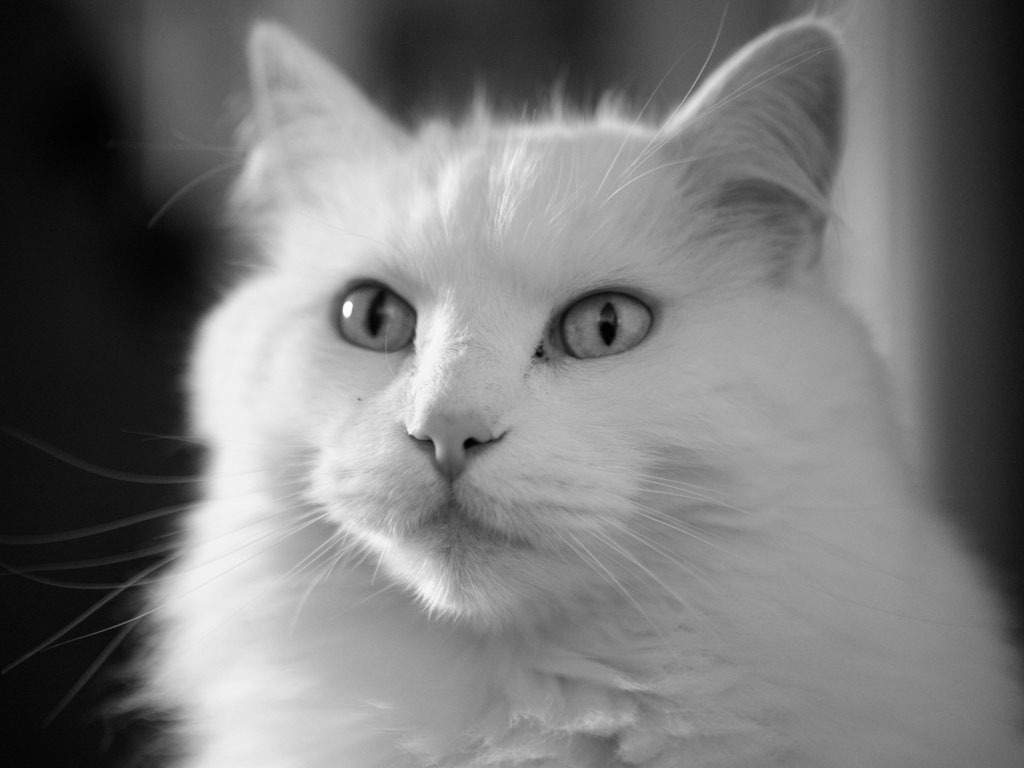
#> input picture cat.jpg, 1024 x 768 px, found by its file name
$ jupyter execute Lab_1.ipynb   (older library calls are emulated)
#> lines starting #> are read from the running program, lines starting #| are printed output that depends on the picture; after the words box and inside, x2 and y2 are one past the last pixel; in counts of white or black regions, pixels touching at a corner belong together
[cell 1]
#importer les llibrairies necessaires
import cv2
import numpy as np
import matplotlib.pyplot as plt

[cell 2]
image_path = "C:/Users/neire/Downloads/cat.jpg"
image = cv2.imread(image_path)
#> image is the input picture: shape (768, 1024, 3); min 0, max 255, mean 119.6

[cell 3]
# Paramètres du bruit
mean = 0  # Moyenne du bruit
sigma = 25  # Écart-type du bruit

# Générer un bruit gaussien
noise = np.random.normal(mean, sigma, image.shape).astype(np.uint8)

# Ajouter le bruit à l'image (avec saturation pour éviter les débordements)
noisy_image = cv2.add(image, noise)
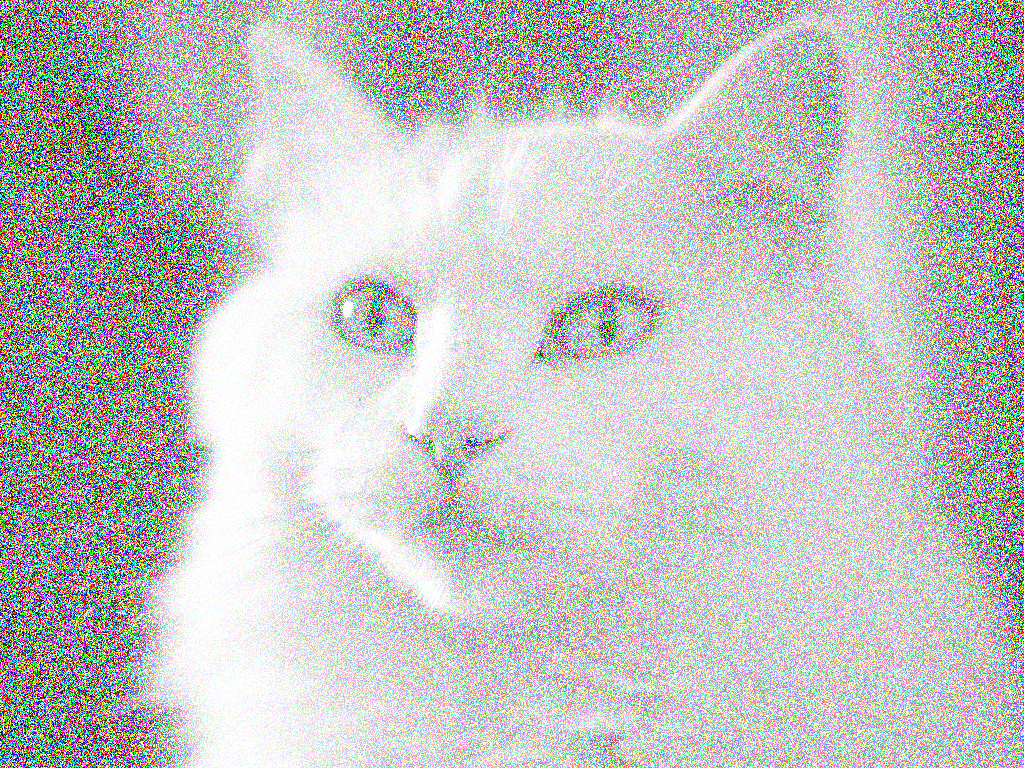
#> noisy_image: shape (768, 1024, 3); mean B, G, R 194, 194.1, 194.1

# Afficher l'image originale et bruitée
cv2.imshow("Original", image)
cv2.imshow("Noisy Image", noisy_image)

cv2.waitKey(0)
cv2.destroyAllWindows()

[cell 4]
#apply Frequency Domain Filters
domainFilter = cv2.edgePreservingFilter(image, flags=1, sigma_s=60, sigma_r=0.6)
cv2.imshow('Domain Filter',domainFilter)
cv2.waitKey(0)
cv2.destroyAllWindows()

[cell 5]
#apply Frequency Domain Filters
domainFilter = cv2.edgePreservingFilter(noisy_image, flags=1, sigma_s=60, sigma_r=0.6)
cv2.imshow('Domain Filter',domainFilter)
cv2.waitKey(0)
cv2.destroyAllWindows()

[cell 6]
#apply Gaussian Blur
gaussBlur = cv2.GaussianBlur(image,(5,5),cv2.BORDER_DEFAULT)
cv2.imshow("Gaussian Smoothing",gaussBlur)
cv2.waitKey(0)
cv2.destroyAllWindows()

[cell 7]
#apply Gaussian Blur
gaussBlur = cv2.GaussianBlur(image,(5,5),cv2.BORDER_DEFAULT)
cv2.imshow("Gaussian Smoothing",noisy_image)
cv2.waitKey(0)
cv2.destroyAllWindows()

[cell 8]
prob=0.02
noisy_img = np.copy(image)  # Copy the original image
total_pixels = image.size  # Total number of pixels
#> total_pixels = 2359296
# Number of salt & pepper pixels
num_salt = int(prob * total_pixels / 2)
#> num_salt = 23592
num_pepper = int(prob * total_pixels / 2)
#> num_pepper = 23592

# Add Salt (white pixels)
coords = [np.random.randint(0, i - 1, num_salt) for i in image.shape[:2]]
noisy_img[coords[0], coords[1]] = 255  # White pixels

# Add Pepper (black pixels)
coords = [np.random.randint(0, i - 1, num_pepper) for i in image.shape[:2]]
noisy_img[coords[0], coords[1]] = 0  # Black pixels

[cell 9]
# Display the image using Matplotlib
plt.imshow(noisy_img, cmap="gray")
plt.axis("off")
plt.show()

[cell 10]
# Apply Median Filter (kernel size must be odd)
filtered_image = cv2.medianBlur(noisy_img, 5)

# Show results
cv2.imshow("Noisy Image", noisy_img)
cv2.imshow("Filtered Image", filtered_image)

cv2.waitKey(0)
cv2.destroyAllWindows()

[cell 11]
# ---------- SOBEL ----------
sobel_ksize = 3  # 3 or 5 usually best
sobelx = cv2.Sobel(image, cv2.CV_64F, 1, 0, ksize=sobel_ksize)
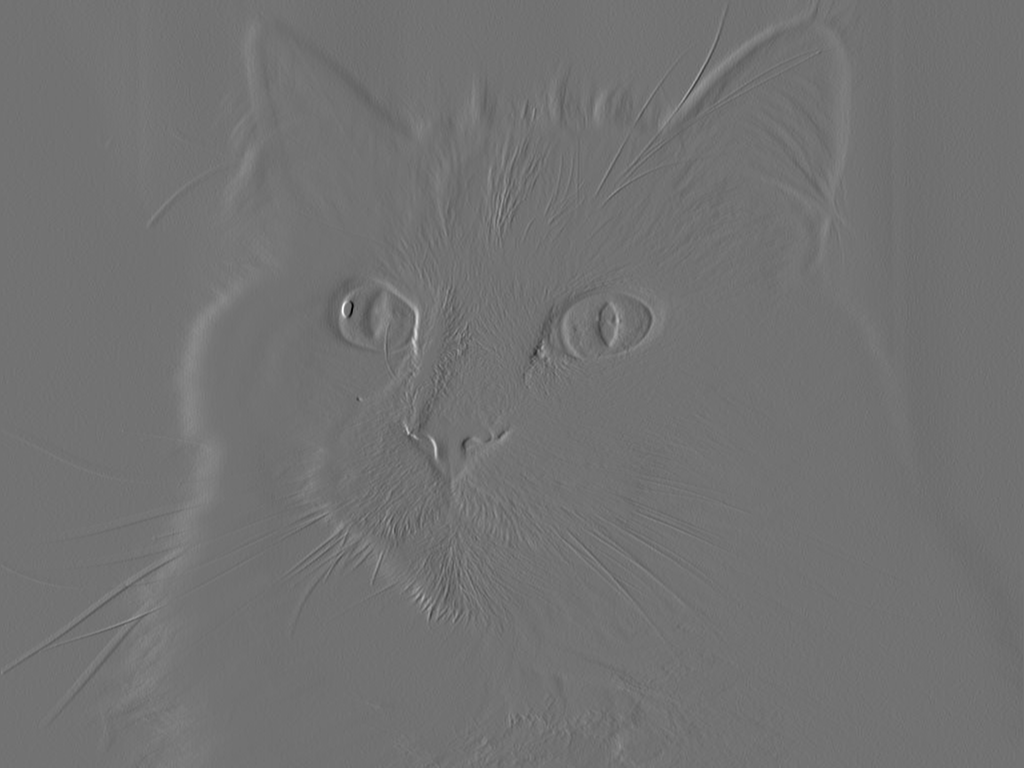
#> sobelx: shape (768, 1024, 3) float64; min -469, max 577, mean 0.1; drawn with min black and max white
sobely = cv2.Sobel(image, cv2.CV_64F, 0, 1, ksize=sobel_ksize)
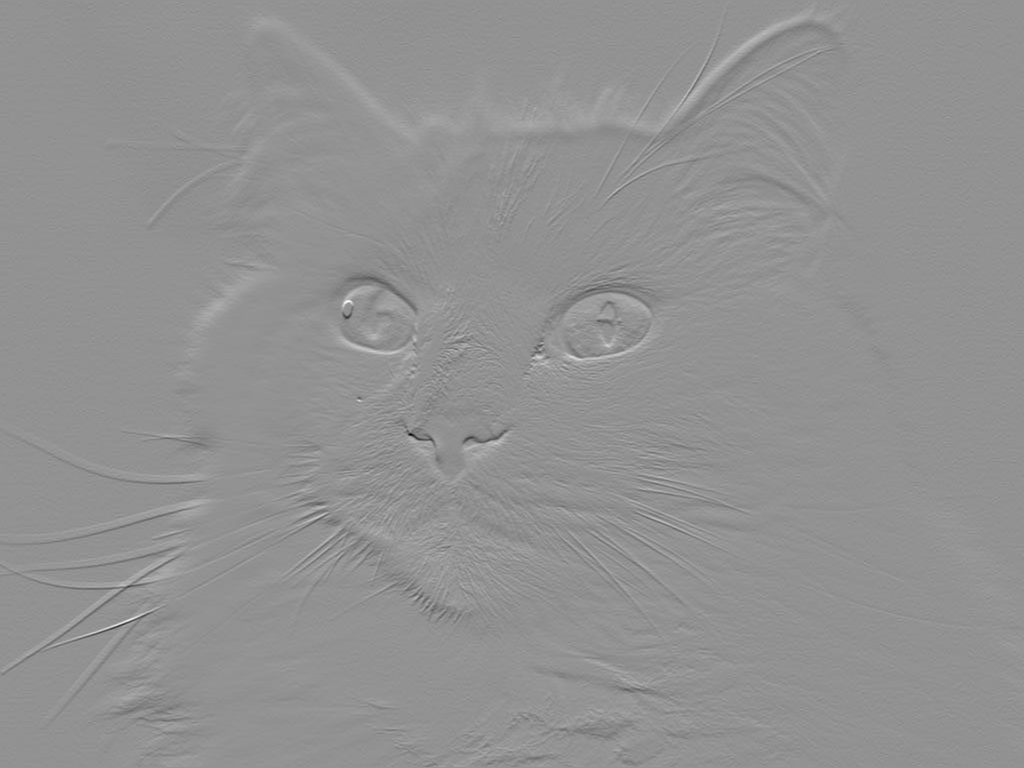
#> sobely: shape (768, 1024, 3) float64; min -485, max 362, mean 0.6; drawn with min black and max white
sobel = cv2.magnitude(sobelx, sobely)
sobel = cv2.convertScaleAbs(sobel)

# ---------- PREWITT ----------
# Prewitt doesn't have ksize option, so manually tune kernels
prewitt_kernel_x = np.array([[1, 0, -1], [1, 0, -1], [1, 0, -1]])
prewitt_kernel_y = np.array([[1, 1, 1], [0, 0, 0], [-1, -1, -1]])
prewittx = cv2.filter2D(image, -1, prewitt_kernel_x)
prewitty = cv2.filter2D(image, -1, prewitt_kernel_y)
prewitt = cv2.magnitude(prewittx.astype(np.float32), prewitty.astype(np.float32))
prewitt = cv2.convertScaleAbs(prewitt)

# ---------- ROBERTS ----------
roberts_kernel_x = np.array([[1, 0], [0, -1]], dtype=np.float32)
roberts_kernel_y = np.array([[0, 1], [-1, 0]], dtype=np.float32)
robertsx = cv2.filter2D(image, -1, roberts_kernel_x)
robertsy = cv2.filter2D(image, -1, roberts_kernel_y)
roberts = cv2.magnitude(robertsx.astype(np.float32), robertsy.astype(np.float32))
roberts = cv2.convertScaleAbs(roberts)

# ---------- FILLER (MORPHOLOGY) ----------
# Closing helps remove small holes in foreground
morph_kernel = np.ones((5, 5), np.uint8)
filler = cv2.morphologyEx(image, cv2.MORPH_CLOSE, morph_kernel)

# ---------- CANNY ----------
# Auto-calculated thresholds for better performance
def auto_canny(img, sigma=0.33):
#> called with sigma = 0.33
    med = np.median(img)
#> med = 133
    lower = int(max(0, (1.0 - sigma) * med))
#> lower = 89
    upper = int(min(255, (1.0 + sigma) * med))
#> upper = 176
    return cv2.Canny(img, 50, 150)
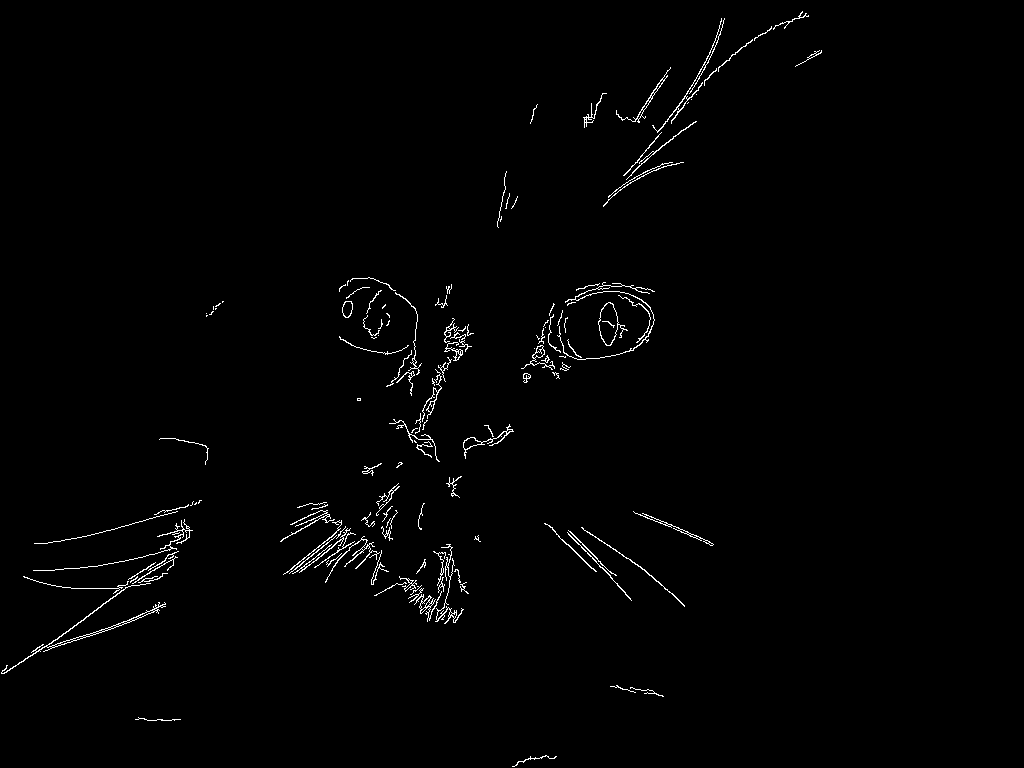
#> returned value: shape (768, 1024); 1.1% white in thin lines or dots, all inside (x1, y1, x2, y2) = (1, 11, 822, 767)

canny = auto_canny(image)


# ---------- DISPLAY ----------
titles = ['Original', 'Sobel', 'Prewitt (pre8)', 'Roberts', 'Filler', 'Canny']
images = [image, sobel, prewitt, roberts, filler, canny]

plt.figure(figsize=(18, 8))
for i in range(6):
    plt.subplot(2, 3, i+1)
    plt.imshow(images[i], cmap='gray')
    plt.title(titles[i])
    plt.axis('off')
plt.tight_layout()
plt.show()

[cell 12]
import cv2
import numpy as np
import matplotlib.pyplot as plt


# ---------- SOBEL ----------
sobel_ksize = 3
sobelx = cv2.Sobel(image, cv2.CV_64F, 1, 0, ksize=sobel_ksize)
sobely = cv2.Sobel(image, cv2.CV_64F, 0, 1, ksize=sobel_ksize)
sobel = cv2.magnitude(sobelx, sobely)
sobel = cv2.convertScaleAbs(sobel)

# Sobel Thresholding
_, sobel_global = cv2.threshold(sobel, 50, 150, cv2.THRESH_BINARY)
#> sobel_global: shape (768, 1024, 3); values 0 (black) and 150 (white), 5.2% white; 1526 white regions (1376 under 20 px), largest, box (x1, y1, x2, y2) and area: (34, 276, 257, 547) 5024, (326, 272, 421, 387) 3849, (1, 545, 188, 700) 3310
#_, sobel_otsu = cv2.threshold(sobel, 0, 255, cv2.THRESH_BINARY + cv2.THRESH_OTSU)

# ---------- PREWITT ----------
prewitt_kernel_x = np.array([[1, 0, -1], [1, 0, -1], [1, 0, -1]])
prewitt_kernel_y = np.array([[1, 1, 1], [0, 0, 0], [-1, -1, -1]])
prewittx = cv2.filter2D(image, -1, prewitt_kernel_x)
prewitty = cv2.filter2D(image, -1, prewitt_kernel_y)
prewitt = cv2.magnitude(prewittx.astype(np.float32), prewitty.astype(np.float32))
prewitt = cv2.convertScaleAbs(prewitt)

# Prewitt Thresholding
_, prewitt_global = cv2.threshold(prewitt, 50, 150, cv2.THRESH_BINARY)
#> prewitt_global: shape (768, 1024, 3); values 0 (black) and 150 (white), 1.2% white in thin lines or dots, all inside (x1, y1, x2, y2) = (3, 10, 822, 767)
#_, prewitt_otsu = cv2.threshold(prewitt, 0, 255, cv2.THRESH_BINARY + cv2.THRESH_OTSU)

# ---------- ROBERTS ----------
roberts_kernel_x = np.array([[1, 0], [0, -1]], dtype=np.float32)
roberts_kernel_y = np.array([[0, 1], [-1, 0]], dtype=np.float32)
robertsx = cv2.filter2D(image, -1, roberts_kernel_x)
robertsy = cv2.filter2D(image, -1, roberts_kernel_y)
roberts = cv2.magnitude(robertsx.astype(np.float32), robertsy.astype(np.float32))
roberts = cv2.convertScaleAbs(roberts)

# Roberts Thresholding
_, roberts_global = cv2.threshold(roberts, 50, 150, cv2.THRESH_BINARY)
#> roberts_global: shape (768, 1024, 3); values 0 (black) and 150 (white), 0.02% white in thin lines or dots, all inside (x1, y1, x2, y2) = (88, 71, 704, 637)
#_, roberts_otsu = cv2.threshold(roberts, 0, 255, cv2.THRESH_BINARY + cv2.THRESH_OTSU)

# ---------- FILLER (MORPHOLOGY) ----------
morph_kernel = np.ones((5, 5), np.uint8)
filler = cv2.morphologyEx(image, cv2.MORPH_CLOSE, morph_kernel)

# Filler Thresholding
_, filler_global = cv2.threshold(filler, 127, 255, cv2.THRESH_BINARY)
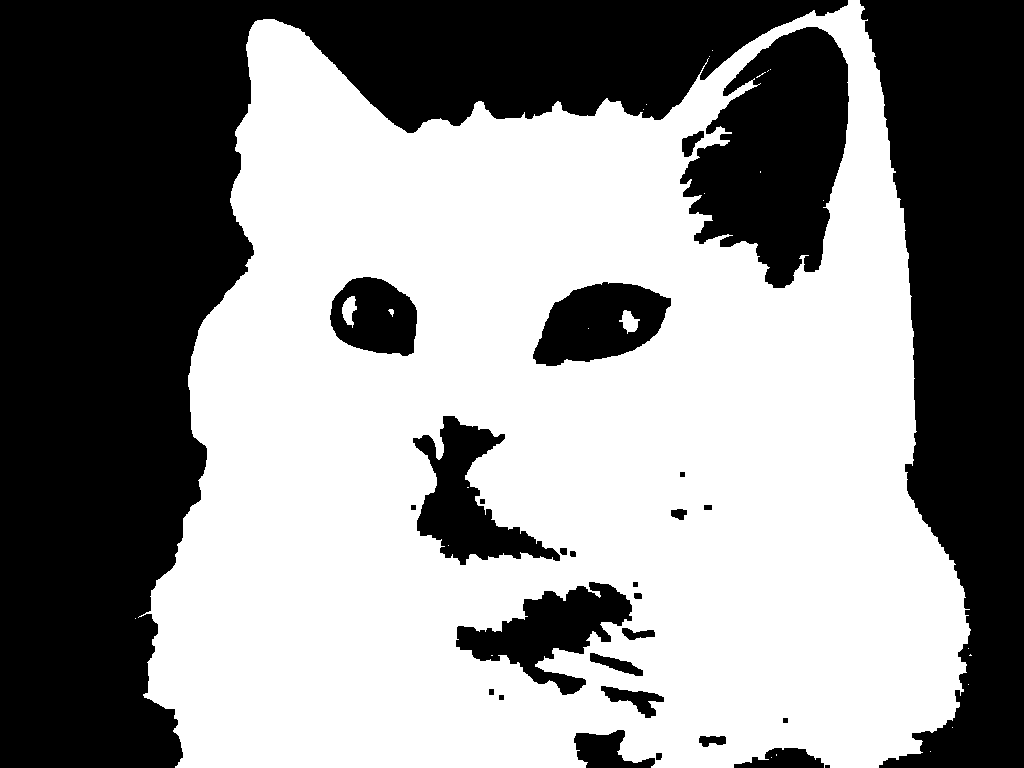
#> filler_global: shape (768, 1024, 3); 55.3% white; 28 black regions (1 under 20 px), largest, box (x1, y1, x2, y2) and area: (0, 0, 848, 768) 205184, (860, 0, 1024, 768) 83291, (680, 27, 849, 288) 27659
#_, filler_otsu = cv2.threshold(filler, 0, 255, cv2.THRESH_BINARY + cv2.THRESH_OTSU)

# ---------- CANNY ----------
def auto_canny(img, sigma=0.5):
#> called with sigma = 0.5
    med = np.median(img)
#> med = 133
    lower = int(max(0, (1.0 - sigma) * med))
#> lower = 66
    upper = int(min(255, (1.0 + sigma) * med))
#> upper = 199
    return cv2.Canny(img, 50, 150)

canny = auto_canny(image)


# ---------- DISPLAY ----------
titles = [
    'Original', 'Canny',
    'Sobel Threshold (Global)',
    'Prewitt Threshold (Global)',
    'Roberts Threshold (Global)',
    'Filler Threshold (Global)',
]
images = [
    image, canny,
    sobel_global, prewitt_global,
    roberts_global, filler_global,
]

plt.figure(figsize=(20, 15))
for i in range(len(images)):
    plt.subplot(4, 4, i + 1)
    cmap = 'gray' if len(images[i].shape) == 2 else None
    plt.imshow(images[i], cmap=cmap)
    plt.title(titles[i])
    plt.axis('off')
#> this loop made 6 passes
#> cmap on pass 2: 'gray'
plt.tight_layout()
plt.show()
